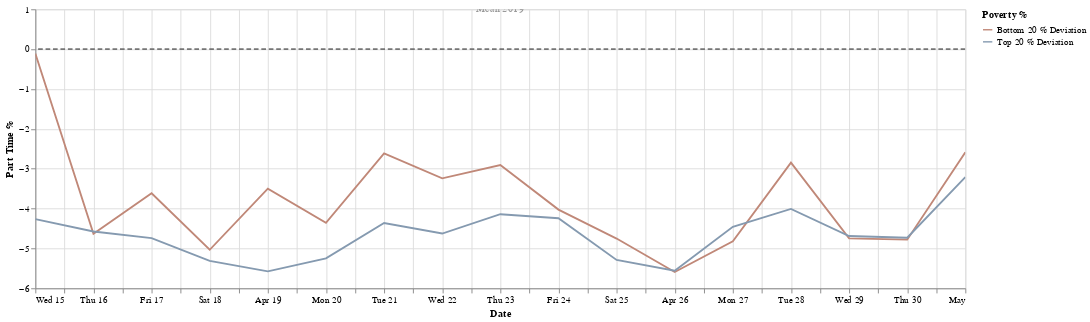

Source (notebook cell):
### Markdown cell above
**April 20, 2020:**
Illinois state topped 3,000 new cases in a day for the first time.

### Code cell
start_date = '2020-4-14'
end_date = '2020-5-1'
df2 = apply_date_filter(df,start_date,end_date)
chart = create_chart(df2)
chart
#df2

### Figure 1 — Vega-Lite specification as saved in the notebook (floating-point values rounded to 4 significant figures)
{"config": {"view": {"continuousHeight": 300, "continuousWidth": 400}, "range": {"category": {"scheme": ["#FF4500", "#a0aab4", "#4E79A7"]}}}, "layer": [{"data": {"name": "data-831798ea9d3753eec46f448f6a960308"}, "mark": "line", "encoding": {"color": {"type": "nominal", "field": "Poverty %"}, "x": {"type": "temporal", "field": "date", "title": "Date"}, "y": {"type": "quantitative", "field": "part_time_work", "title": "Part Time %"}}, "selection": {"selector002": {"type": "interval", "bind": "scales", "encodings": ["x", "y"]}}, "transform": [{"fold": ["Bottom 20 % Deviation", "Top 20 % Deviation"], "as": ["Poverty %", "part_time_work"]}], "width": 1000}, {"data": {"name": "data-7f3a6b86ed460c4e648f2393735a11f6"}, "mark": {"type": "rule", "color": "#757575", "size": 2, "strokeDash": [5, 3]}, "encoding": {"size": {"value": 2}, "y": {"type": "quantitative", "field": "Mean 2019"}}}, {"data": {"name": "data-d764767e7dd3b10b2c76c1355ce10ef3"}, "mark": {"type": "text", "angle": 0, "text": "Mean 2019"}, "encoding": {"opacity": {"value": 0.4}, "y": {"type": "quantitative", "field": "y"}}}], "$schema": "https://vega.github.io/schema/vega-lite/v4.8.1.json", "datasets": {"data-831798ea9d3753eec46f448f6a960308": [{"date": "2020-04-20T00:00:00+00:00", "Top 20 %": 3.731, "Bottom 20 %": 4.62, "Top 20 % Deviation": -5.248, "Bottom 20 % Deviation": -4.36}, {"date": "2020-04-22T00:00:00+00:00", "Top 20 %": 4.354, "Bottom 20 %": 5.739, "Top 20 % Deviation": -4.625, "Bottom 20 % Deviation": -3.241}, {"date": "2020-04-19T00:00:00+00:00", "Top 20 %": 3.403, "Bottom 20 %": 5.479, "Top 20 % Deviation": -5.576, "Bottom 20 % Deviation": -3.5}, {"date": "2020-04-25T00:00:00+00:00", "Top 20 %": 3.691, "Bottom 20 %": 4.228, "Top 20 % Deviation": -5.288, "Bottom 20 % Deviation": -4.752}, {"date": "2020-04-23T00:00:00+00:00", "Top 20 %": 4.838, "Bottom 20 %": 6.072, "Top 20 % Deviation": -4.142, "Bottom 20 % Deviation": -2.907}, {"date": "2020-04-21T00:00:00+00:00", "Top 20 %": 4.617, "Bottom 20 %": 6.363, "Top 20 % Deviation": -4.362, "Bottom 20 % Deviation": -2.616}, {"date": "2020-04-30T00:00:00+00:00", "Top 20 %": 4.249, "Bottom 20 %": 4.2, "Top 20 % Deviation": -4.731, "Bottom 20 % Deviation": -4.78}, {"date": "2020-04-17T00:00:00+00:00", "Top 20 %": 4.239, "Bottom 20 %": 5.364, "Top 20 % Deviation": -4.74, "Bottom 20 % Deviation": -3.615}, {"date": "2020-04-26T00:00:00+00:00", "Top 20 %": 3.422, "Bottom 20 %": 3.387, "Top 20 % Deviation": -5.557, "Bottom 20 % Deviation": -5.592}, {"date": "2020-04-27T00:00:00+00:00", "Top 20 %": 4.522, "Bottom 20 %": 4.16, "Top 20 % Deviation": -4.458, "Bottom 20 % Deviation": -4.82}, {"date": "2020-04-15T00:00:00+00:00", "Top 20 %": 4.716, "Bottom 20 %": 8.868, "Top 20 % Deviation": -4.263, "Bottom 20 % Deviation": -0.1109}, {"date": "2020-04-18T00:00:00+00:00", "Top 20 %": 3.669, "Bottom 20 %": 3.946, "Top 20 % Deviation": -5.31, "Bottom 20 % Deviation": -5.033}, {"date": "2020-04-24T00:00:00+00:00", "Top 20 %": 4.738, "Bottom 20 %": 4.954, "Top 20 % Deviation": -4.242, "Bottom 20 % Deviation": -4.025}, {"date": "2020-04-29T00:00:00+00:00", "Top 20 %": 4.291, "Bottom 20 %": 4.232, "Top 20 % Deviation": -4.688, "Bottom 20 % Deviation": -4.747}, {"date": "2020-04-16T00:00:00+00:00", "Top 20 %": 4.404, "Bottom 20 %": 4.348, "Top 20 % Deviation": -4.575, "Bottom 20 % Deviation": -4.632}, {"date": "2020-04-28T00:00:00+00:00", "Top 20 %": 4.97, "Bottom 20 %": 6.132, "Top 20 % Deviation": -4.01, "Bottom 20 % Deviation": -2.847}, {"date": "2020-05-01T00:00:00+00:00", "Top 20 %": 5.769, "Bottom 20 %": 6.392, "Top 20 % Deviation": -3.21, "Bottom 20 % Deviation": -2.588}], "data-7f3a6b86ed460c4e648f2393735a11f6": [{"Mean 2019": 0}], "data-d764767e7dd3b10b2c76c1355ce10ef3": [{"y": 1}]}}
